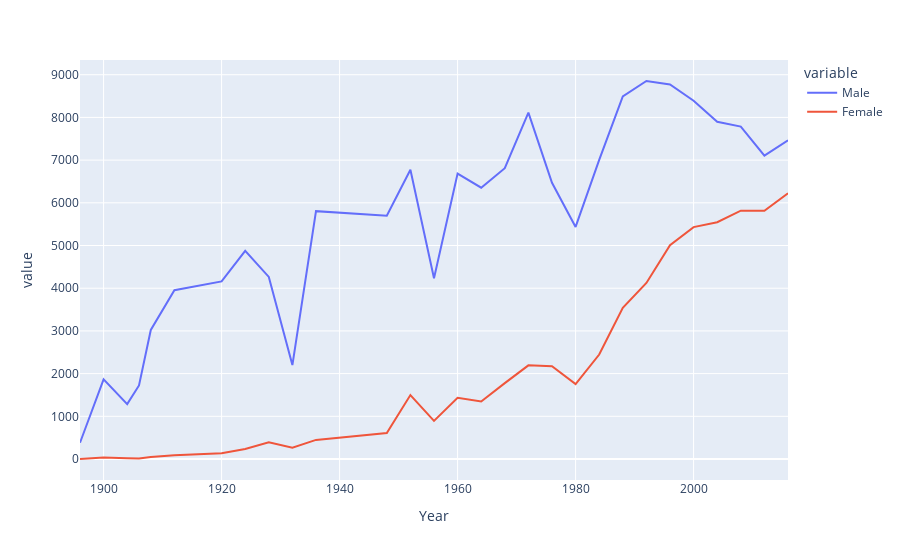

The notebook cell this image was saved under:
### Code cell
fig=px.line(x,x='Year',y=["Male","Female"])
fig.show()

### Figure 1 — Plotly figure (JSON) as saved in the notebook; plotly's stock layout.template omitted (floating-point values rounded to 4 significant figures)
{"data": [{"hovertemplate": "variable=Male<br>Year=%{x}<br>value=%{y}<extra></extra>", "legendgroup": "Male", "line": {"color": "#636efa", "dash": "solid"}, "marker": {"symbol": "circle"}, "mode": "lines", "name": "Male", "orientation": "v", "showlegend": true, "type": "scatter", "x": [1896, 1900, 1904, 1906, 1908, 1912, 1920, 1924, 1928, 1932, 1936, 1948, 1952, 1956, 1960, 1964, 1968, 1972, 1976, 1980, 1984, 1988, 1992, 1996, 2000, 2004, 2008, 2012, 2016], "xaxis": "x", "y": [380, 1865, 1285, 1722, 3022, 3953, 4158, 4876, 4265, 2200, 5804, 5698, 6773, 4234, 6684, 6354, 6811, 8111, 6469, 5435, 7007, 8494, 8853, 8772, 8390, 7897, 7786, 7105, 7465], "yaxis": "y"}, {"hovertemplate": "variable=Female<br>Year=%{x}<br>value=%{y}<extra></extra>", "legendgroup": "Female", "line": {"color": "#EF553B", "dash": "solid"}, "marker": {"symbol": "circle"}, "mode": "lines", "name": "Female", "orientation": "v", "showlegend": true, "type": "scatter", "x": [1896, 1900, 1904, 1906, 1908, 1912, 1920, 1924, 1928, 1932, 1936, 1948, 1952, 1956, 1960, 1964, 1968, 1972, 1976, 1980, 1984, 1988, 1992, 1996, 2000, 2004, 2008, 2012, 2016], "xaxis": "x", "y": [0, 33, 16, 11, 47, 87, 134, 234, 391, 265, 447, 610, 1497, 893, 1435, 1348, 1777, 2193, 2172, 1756, 2447, 3543, 4124, 5008, 5431, 5546, 5816, 5815, 6223], "yaxis": "y"}], "layout": {"legend": {"title": {"text": "variable"}, "tracegroupgap": 0}, "margin": {"t": 60}, "xaxis": {"anchor": "y", "domain": [0, 1], "title": {"text": "Year"}}, "yaxis": {"anchor": "x", "domain": [0, 1], "title": {"text": "value"}}}}
